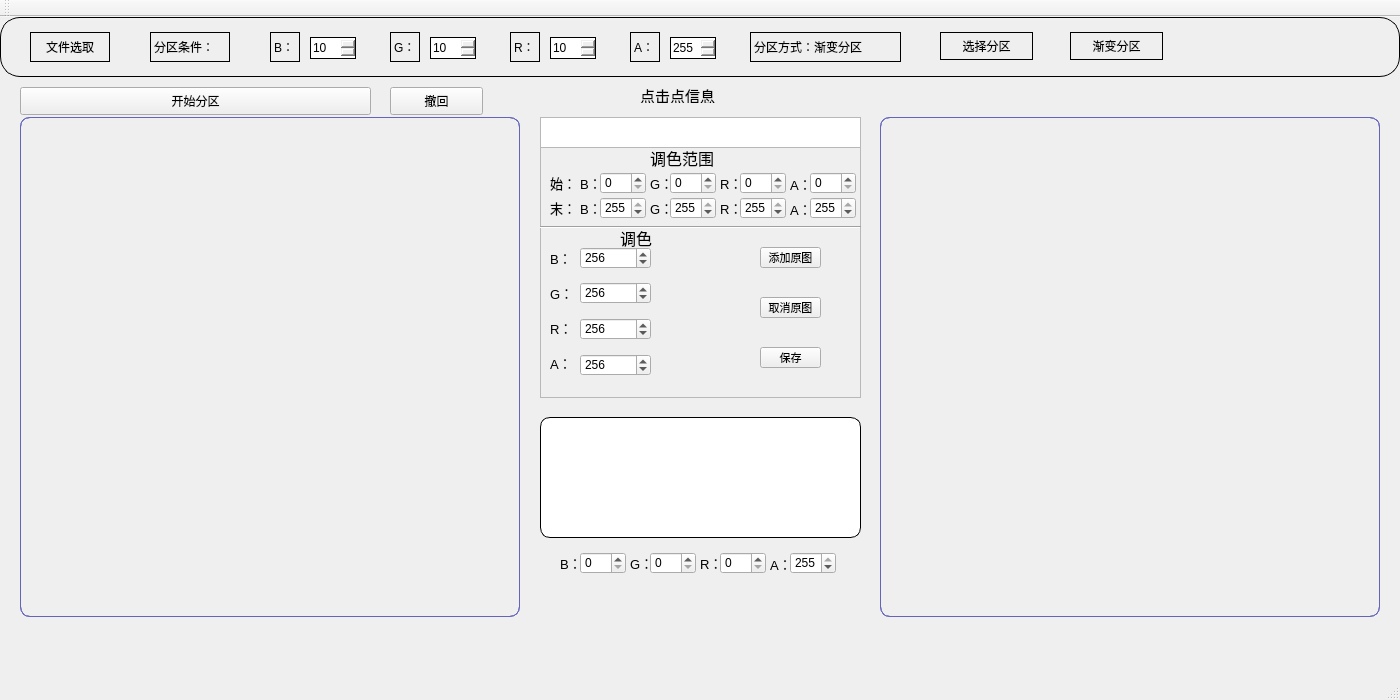
<?xml version="1.0" encoding="UTF-8"?>
<ui version="4.0">
 <class>MainWindow</class>
 <widget class="QMainWindow" name="MainWindow">
  <property name="geometry">
   <rect>
    <x>0</x>
    <y>0</y>
    <width>1400</width>
    <height>700</height>
   </rect>
  </property>
  <property name="windowTitle">
   <string>MainWindow</string>
  </property>
  <widget class="QWidget" name="centralWidget">
   <widget class="QFrame" name="frame">
    <property name="geometry">
     <rect>
      <x>20</x>
      <y>100</y>
      <width>500</width>
      <height>500</height>
     </rect>
    </property>
    <property name="styleSheet">
     <string notr="true">border-radius:10px;
border:1px solid rgb(100, 100,189)</string>
    </property>
    <property name="frameShape">
     <enum>QFrame::StyledPanel</enum>
    </property>
    <property name="frameShadow">
     <enum>QFrame::Raised</enum>
    </property>
    <widget class="QLabel" name="label">
     <property name="geometry">
      <rect>
       <x>0</x>
       <y>0</y>
       <width>500</width>
       <height>500</height>
      </rect>
     </property>
     <property name="text">
      <string/>
     </property>
    </widget>
   </widget>
   <widget class="QFrame" name="frame_2">
    <property name="geometry">
     <rect>
      <x>880</x>
      <y>100</y>
      <width>500</width>
      <height>500</height>
     </rect>
    </property>
    <property name="styleSheet">
     <string notr="true">border-radius:10px;
border:1px solid rgb(100, 100,189)</string>
    </property>
    <property name="frameShape">
     <enum>QFrame::StyledPanel</enum>
    </property>
    <property name="frameShadow">
     <enum>QFrame::Raised</enum>
    </property>
    <widget class="QLabel" name="label_2">
     <property name="geometry">
      <rect>
       <x>0</x>
       <y>0</y>
       <width>500</width>
       <height>500</height>
      </rect>
     </property>
     <property name="text">
      <string/>
     </property>
    </widget>
   </widget>
   <widget class="QFrame" name="frame_3">
    <property name="geometry">
     <rect>
      <x>0</x>
      <y>0</y>
      <width>1400</width>
      <height>60</height>
     </rect>
    </property>
    <property name="styleSheet">
     <string notr="true">border-radius:20px;
border:1px solid rgb(0, 0,0)</string>
    </property>
    <property name="frameShape">
     <enum>QFrame::StyledPanel</enum>
    </property>
    <property name="frameShadow">
     <enum>QFrame::Raised</enum>
    </property>
    <widget class="QPushButton" name="pushButton">
     <property name="geometry">
      <rect>
       <x>30</x>
       <y>15</y>
       <width>80</width>
       <height>30</height>
      </rect>
     </property>
     <property name="text">
      <string>文件选取</string>
     </property>
    </widget>
    <widget class="QLabel" name="label_3">
     <property name="geometry">
      <rect>
       <x>150</x>
       <y>15</y>
       <width>80</width>
       <height>30</height>
      </rect>
     </property>
     <property name="text">
      <string>分区条件：</string>
     </property>
    </widget>
    <widget class="QLabel" name="label_4">
     <property name="geometry">
      <rect>
       <x>270</x>
       <y>15</y>
       <width>30</width>
       <height>30</height>
      </rect>
     </property>
     <property name="text">
      <string>B：</string>
     </property>
    </widget>
    <widget class="QSpinBox" name="spinBox">
     <property name="geometry">
      <rect>
       <x>310</x>
       <y>20</y>
       <width>46</width>
       <height>22</height>
      </rect>
     </property>
     <property name="maximum">
      <number>255</number>
     </property>
     <property name="value">
      <number>10</number>
     </property>
    </widget>
    <widget class="QLabel" name="label_5">
     <property name="geometry">
      <rect>
       <x>390</x>
       <y>15</y>
       <width>30</width>
       <height>30</height>
      </rect>
     </property>
     <property name="text">
      <string>G：</string>
     </property>
    </widget>
    <widget class="QSpinBox" name="spinBox_2">
     <property name="geometry">
      <rect>
       <x>430</x>
       <y>20</y>
       <width>46</width>
       <height>22</height>
      </rect>
     </property>
     <property name="maximum">
      <number>255</number>
     </property>
     <property name="value">
      <number>10</number>
     </property>
    </widget>
    <widget class="QLabel" name="label_6">
     <property name="geometry">
      <rect>
       <x>510</x>
       <y>15</y>
       <width>30</width>
       <height>30</height>
      </rect>
     </property>
     <property name="text">
      <string>R：</string>
     </property>
    </widget>
    <widget class="QSpinBox" name="spinBox_3">
     <property name="geometry">
      <rect>
       <x>550</x>
       <y>20</y>
       <width>46</width>
       <height>22</height>
      </rect>
     </property>
     <property name="maximum">
      <number>255</number>
     </property>
     <property name="value">
      <number>10</number>
     </property>
    </widget>
    <widget class="QLabel" name="label_7">
     <property name="geometry">
      <rect>
       <x>630</x>
       <y>15</y>
       <width>30</width>
       <height>30</height>
      </rect>
     </property>
     <property name="text">
      <string>A：</string>
     </property>
    </widget>
    <widget class="QSpinBox" name="spinBox_4">
     <property name="geometry">
      <rect>
       <x>670</x>
       <y>20</y>
       <width>46</width>
       <height>22</height>
      </rect>
     </property>
     <property name="maximum">
      <number>255</number>
     </property>
     <property name="value">
      <number>255</number>
     </property>
    </widget>
    <widget class="QLabel" name="label_8">
     <property name="geometry">
      <rect>
       <x>750</x>
       <y>15</y>
       <width>151</width>
       <height>30</height>
      </rect>
     </property>
     <property name="text">
      <string>分区方式：渐变分区</string>
     </property>
    </widget>
    <widget class="QPushButton" name="pushButton_2">
     <property name="geometry">
      <rect>
       <x>940</x>
       <y>15</y>
       <width>93</width>
       <height>28</height>
      </rect>
     </property>
     <property name="text">
      <string>选择分区</string>
     </property>
    </widget>
    <widget class="QPushButton" name="pushButton_3">
     <property name="geometry">
      <rect>
       <x>1070</x>
       <y>15</y>
       <width>93</width>
       <height>28</height>
      </rect>
     </property>
     <property name="text">
      <string>渐变分区</string>
     </property>
    </widget>
   </widget>
   <widget class="QPushButton" name="pushButton_4">
    <property name="geometry">
     <rect>
      <x>20</x>
      <y>70</y>
      <width>351</width>
      <height>28</height>
     </rect>
    </property>
    <property name="text">
     <string>开始分区</string>
    </property>
   </widget>
   <widget class="QPushButton" name="pushButton_5">
    <property name="geometry">
     <rect>
      <x>390</x>
      <y>70</y>
      <width>93</width>
      <height>28</height>
     </rect>
    </property>
    <property name="text">
     <string>撤回</string>
    </property>
   </widget>
   <widget class="QLabel" name="label_9">
    <property name="geometry">
     <rect>
      <x>640</x>
      <y>70</y>
      <width>91</width>
      <height>16</height>
     </rect>
    </property>
    <property name="font">
     <font>
      <pointsize>11</pointsize>
     </font>
    </property>
    <property name="text">
     <string>点击点信息</string>
    </property>
   </widget>
   <widget class="QTextEdit" name="textEdit">
    <property name="geometry">
     <rect>
      <x>540</x>
      <y>100</y>
      <width>321</width>
      <height>31</height>
     </rect>
    </property>
   </widget>
   <widget class="QFrame" name="frame_4">
    <property name="geometry">
     <rect>
      <x>540</x>
      <y>130</y>
      <width>321</width>
      <height>251</height>
     </rect>
    </property>
    <property name="frameShape">
     <enum>QFrame::StyledPanel</enum>
    </property>
    <property name="frameShadow">
     <enum>QFrame::Raised</enum>
    </property>
    <widget class="QLabel" name="label_10">
     <property name="geometry">
      <rect>
       <x>110</x>
       <y>0</y>
       <width>91</width>
       <height>21</height>
      </rect>
     </property>
     <property name="font">
      <font>
       <pointsize>12</pointsize>
      </font>
     </property>
     <property name="text">
      <string>调色范围</string>
     </property>
    </widget>
    <widget class="QLabel" name="label_11">
     <property name="geometry">
      <rect>
       <x>10</x>
       <y>20</y>
       <width>31</width>
       <height>31</height>
      </rect>
     </property>
     <property name="font">
      <font>
       <pointsize>10</pointsize>
      </font>
     </property>
     <property name="text">
      <string>始：</string>
     </property>
    </widget>
    <widget class="QSpinBox" name="spinBox_11">
     <property name="geometry">
      <rect>
       <x>270</x>
       <y>50</y>
       <width>46</width>
       <height>22</height>
      </rect>
     </property>
     <property name="maximum">
      <number>255</number>
     </property>
     <property name="value">
      <number>255</number>
     </property>
    </widget>
    <widget class="QSpinBox" name="spinBox_12">
     <property name="geometry">
      <rect>
       <x>130</x>
       <y>50</y>
       <width>46</width>
       <height>22</height>
      </rect>
     </property>
     <property name="maximum">
      <number>255</number>
     </property>
     <property name="value">
      <number>255</number>
     </property>
    </widget>
    <widget class="QLabel" name="label_20">
     <property name="geometry">
      <rect>
       <x>180</x>
       <y>45</y>
       <width>21</width>
       <height>31</height>
      </rect>
     </property>
     <property name="font">
      <font>
       <pointsize>10</pointsize>
      </font>
     </property>
     <property name="text">
      <string>R：</string>
     </property>
    </widget>
    <widget class="QLabel" name="label_21">
     <property name="geometry">
      <rect>
       <x>40</x>
       <y>45</y>
       <width>21</width>
       <height>31</height>
      </rect>
     </property>
     <property name="font">
      <font>
       <pointsize>10</pointsize>
      </font>
     </property>
     <property name="text">
      <string>B：</string>
     </property>
    </widget>
    <widget class="QLabel" name="label_22">
     <property name="geometry">
      <rect>
       <x>250</x>
       <y>46</y>
       <width>21</width>
       <height>31</height>
      </rect>
     </property>
     <property name="font">
      <font>
       <pointsize>10</pointsize>
      </font>
     </property>
     <property name="text">
      <string>A：</string>
     </property>
    </widget>
    <widget class="QLabel" name="label_23">
     <property name="geometry">
      <rect>
       <x>10</x>
       <y>45</y>
       <width>31</width>
       <height>31</height>
      </rect>
     </property>
     <property name="font">
      <font>
       <pointsize>10</pointsize>
      </font>
     </property>
     <property name="text">
      <string>末：</string>
     </property>
    </widget>
    <widget class="QSpinBox" name="spinBox_13">
     <property name="geometry">
      <rect>
       <x>200</x>
       <y>50</y>
       <width>46</width>
       <height>22</height>
      </rect>
     </property>
     <property name="maximum">
      <number>255</number>
     </property>
     <property name="value">
      <number>255</number>
     </property>
    </widget>
    <widget class="QSpinBox" name="spinBox_14">
     <property name="geometry">
      <rect>
       <x>60</x>
       <y>50</y>
       <width>46</width>
       <height>22</height>
      </rect>
     </property>
     <property name="maximum">
      <number>255</number>
     </property>
     <property name="value">
      <number>255</number>
     </property>
    </widget>
    <widget class="QLabel" name="label_24">
     <property name="geometry">
      <rect>
       <x>110</x>
       <y>45</y>
       <width>21</width>
       <height>31</height>
      </rect>
     </property>
     <property name="font">
      <font>
       <pointsize>10</pointsize>
      </font>
     </property>
     <property name="text">
      <string>G：</string>
     </property>
    </widget>
    <widget class="QLabel" name="label_25">
     <property name="geometry">
      <rect>
       <x>80</x>
       <y>80</y>
       <width>51</width>
       <height>21</height>
      </rect>
     </property>
     <property name="font">
      <font>
       <pointsize>12</pointsize>
      </font>
     </property>
     <property name="text">
      <string>调色</string>
     </property>
    </widget>
    <widget class="QLabel" name="label_26">
     <property name="geometry">
      <rect>
       <x>10</x>
       <y>95</y>
       <width>21</width>
       <height>31</height>
      </rect>
     </property>
     <property name="font">
      <font>
       <pointsize>10</pointsize>
      </font>
     </property>
     <property name="text">
      <string>B：</string>
     </property>
    </widget>
    <widget class="QLabel" name="label_27">
     <property name="geometry">
      <rect>
       <x>10</x>
       <y>130</y>
       <width>21</width>
       <height>31</height>
      </rect>
     </property>
     <property name="font">
      <font>
       <pointsize>10</pointsize>
      </font>
     </property>
     <property name="text">
      <string>G：</string>
     </property>
    </widget>
    <widget class="QLabel" name="label_28">
     <property name="geometry">
      <rect>
       <x>10</x>
       <y>165</y>
       <width>21</width>
       <height>31</height>
      </rect>
     </property>
     <property name="font">
      <font>
       <pointsize>10</pointsize>
      </font>
     </property>
     <property name="text">
      <string>R：</string>
     </property>
    </widget>
    <widget class="QLabel" name="label_30">
     <property name="geometry">
      <rect>
       <x>10</x>
       <y>200</y>
       <width>21</width>
       <height>31</height>
      </rect>
     </property>
     <property name="font">
      <font>
       <pointsize>10</pointsize>
      </font>
     </property>
     <property name="text">
      <string>A：</string>
     </property>
    </widget>
    <widget class="QSpinBox" name="spinBox_15">
     <property name="geometry">
      <rect>
       <x>40</x>
       <y>100</y>
       <width>71</width>
       <height>22</height>
      </rect>
     </property>
     <property name="font">
      <font>
       <pointsize>9</pointsize>
      </font>
     </property>
     <property name="maximum">
      <number>512</number>
     </property>
     <property name="value">
      <number>256</number>
     </property>
    </widget>
    <widget class="Line" name="line">
     <property name="geometry">
      <rect>
       <x>0</x>
       <y>70</y>
       <width>321</width>
       <height>21</height>
      </rect>
     </property>
     <property name="orientation">
      <enum>Qt::Horizontal</enum>
     </property>
    </widget>
    <widget class="QSpinBox" name="spinBox_16">
     <property name="geometry">
      <rect>
       <x>40</x>
       <y>135</y>
       <width>71</width>
       <height>22</height>
      </rect>
     </property>
     <property name="font">
      <font>
       <pointsize>9</pointsize>
      </font>
     </property>
     <property name="maximum">
      <number>512</number>
     </property>
     <property name="value">
      <number>256</number>
     </property>
    </widget>
    <widget class="QSpinBox" name="spinBox_17">
     <property name="geometry">
      <rect>
       <x>40</x>
       <y>171</y>
       <width>71</width>
       <height>22</height>
      </rect>
     </property>
     <property name="font">
      <font>
       <pointsize>9</pointsize>
      </font>
     </property>
     <property name="maximum">
      <number>512</number>
     </property>
     <property name="value">
      <number>256</number>
     </property>
    </widget>
    <widget class="QSpinBox" name="spinBox_18">
     <property name="geometry">
      <rect>
       <x>40</x>
       <y>207</y>
       <width>71</width>
       <height>22</height>
      </rect>
     </property>
     <property name="font">
      <font>
       <pointsize>9</pointsize>
      </font>
     </property>
     <property name="maximum">
      <number>512</number>
     </property>
     <property name="value">
      <number>256</number>
     </property>
    </widget>
    <widget class="QPushButton" name="pushButton_7">
     <property name="geometry">
      <rect>
       <x>220</x>
       <y>150</y>
       <width>61</width>
       <height>21</height>
      </rect>
     </property>
     <property name="font">
      <font>
       <pointsize>8</pointsize>
      </font>
     </property>
     <property name="text">
      <string>取消原图</string>
     </property>
    </widget>
    <widget class="QPushButton" name="pushButton_8">
     <property name="geometry">
      <rect>
       <x>220</x>
       <y>200</y>
       <width>61</width>
       <height>21</height>
      </rect>
     </property>
     <property name="font">
      <font>
       <pointsize>8</pointsize>
      </font>
     </property>
     <property name="text">
      <string>保存</string>
     </property>
    </widget>
    <widget class="QPushButton" name="pushButton_9">
     <property name="geometry">
      <rect>
       <x>220</x>
       <y>100</y>
       <width>61</width>
       <height>21</height>
      </rect>
     </property>
     <property name="font">
      <font>
       <pointsize>8</pointsize>
      </font>
     </property>
     <property name="text">
      <string>添加原图</string>
     </property>
    </widget>
    <widget class="QLabel" name="label_12">
     <property name="geometry">
      <rect>
       <x>40</x>
       <y>20</y>
       <width>21</width>
       <height>31</height>
      </rect>
     </property>
     <property name="font">
      <font>
       <pointsize>10</pointsize>
      </font>
     </property>
     <property name="text">
      <string>B：</string>
     </property>
    </widget>
    <widget class="QLabel" name="label_13">
     <property name="geometry">
      <rect>
       <x>110</x>
       <y>20</y>
       <width>21</width>
       <height>31</height>
      </rect>
     </property>
     <property name="font">
      <font>
       <pointsize>10</pointsize>
      </font>
     </property>
     <property name="text">
      <string>G：</string>
     </property>
    </widget>
    <widget class="QLabel" name="label_18">
     <property name="geometry">
      <rect>
       <x>180</x>
       <y>20</y>
       <width>21</width>
       <height>31</height>
      </rect>
     </property>
     <property name="font">
      <font>
       <pointsize>10</pointsize>
      </font>
     </property>
     <property name="text">
      <string>R：</string>
     </property>
    </widget>
    <widget class="QSpinBox" name="spinBox_10">
     <property name="geometry">
      <rect>
       <x>270</x>
       <y>25</y>
       <width>46</width>
       <height>22</height>
      </rect>
     </property>
     <property name="maximum">
      <number>255</number>
     </property>
     <property name="value">
      <number>0</number>
     </property>
    </widget>
    <widget class="QSpinBox" name="spinBox_9">
     <property name="geometry">
      <rect>
       <x>200</x>
       <y>25</y>
       <width>46</width>
       <height>22</height>
      </rect>
     </property>
     <property name="maximum">
      <number>255</number>
     </property>
     <property name="value">
      <number>0</number>
     </property>
    </widget>
    <widget class="QSpinBox" name="spinBox_5">
     <property name="geometry">
      <rect>
       <x>60</x>
       <y>25</y>
       <width>46</width>
       <height>22</height>
      </rect>
     </property>
     <property name="maximum">
      <number>255</number>
     </property>
     <property name="value">
      <number>0</number>
     </property>
    </widget>
    <widget class="QLabel" name="label_19">
     <property name="geometry">
      <rect>
       <x>250</x>
       <y>21</y>
       <width>21</width>
       <height>31</height>
      </rect>
     </property>
     <property name="font">
      <font>
       <pointsize>10</pointsize>
      </font>
     </property>
     <property name="text">
      <string>A：</string>
     </property>
    </widget>
    <widget class="QSpinBox" name="spinBox_6">
     <property name="geometry">
      <rect>
       <x>130</x>
       <y>25</y>
       <width>46</width>
       <height>22</height>
      </rect>
     </property>
     <property name="maximum">
      <number>255</number>
     </property>
     <property name="value">
      <number>0</number>
     </property>
    </widget>
   </widget>
   <widget class="QLabel" name="label_29">
    <property name="geometry">
     <rect>
      <x>540</x>
      <y>400</y>
      <width>321</width>
      <height>121</height>
     </rect>
    </property>
    <property name="styleSheet">
     <string notr="true">background-color: rgba(255, 255, 255,255);
border-radius:10px;
border:1px solid rgb(0, 0,0)</string>
    </property>
    <property name="text">
     <string/>
    </property>
   </widget>
   <widget class="QLabel" name="label_31">
    <property name="geometry">
     <rect>
      <x>770</x>
      <y>531</y>
      <width>21</width>
      <height>31</height>
     </rect>
    </property>
    <property name="font">
     <font>
      <pointsize>10</pointsize>
     </font>
    </property>
    <property name="text">
     <string>A：</string>
    </property>
   </widget>
   <widget class="QLabel" name="label_14">
    <property name="geometry">
     <rect>
      <x>630</x>
      <y>530</y>
      <width>21</width>
      <height>31</height>
     </rect>
    </property>
    <property name="font">
     <font>
      <pointsize>10</pointsize>
     </font>
    </property>
    <property name="text">
     <string>G：</string>
    </property>
   </widget>
   <widget class="QLabel" name="label_32">
    <property name="geometry">
     <rect>
      <x>700</x>
      <y>530</y>
      <width>21</width>
      <height>31</height>
     </rect>
    </property>
    <property name="font">
     <font>
      <pointsize>10</pointsize>
     </font>
    </property>
    <property name="text">
     <string>R：</string>
    </property>
   </widget>
   <widget class="QSpinBox" name="spinBox_19">
    <property name="geometry">
     <rect>
      <x>790</x>
      <y>535</y>
      <width>46</width>
      <height>22</height>
     </rect>
    </property>
    <property name="maximum">
     <number>255</number>
    </property>
    <property name="value">
     <number>255</number>
    </property>
   </widget>
   <widget class="QSpinBox" name="spinBox_20">
    <property name="geometry">
     <rect>
      <x>720</x>
      <y>535</y>
      <width>46</width>
      <height>22</height>
     </rect>
    </property>
    <property name="maximum">
     <number>255</number>
    </property>
    <property name="value">
     <number>0</number>
    </property>
   </widget>
   <widget class="QSpinBox" name="spinBox_7">
    <property name="geometry">
     <rect>
      <x>580</x>
      <y>535</y>
      <width>46</width>
      <height>22</height>
     </rect>
    </property>
    <property name="maximum">
     <number>255</number>
    </property>
    <property name="value">
     <number>0</number>
    </property>
   </widget>
   <widget class="QSpinBox" name="spinBox_8">
    <property name="geometry">
     <rect>
      <x>650</x>
      <y>535</y>
      <width>46</width>
      <height>22</height>
     </rect>
    </property>
    <property name="maximum">
     <number>255</number>
    </property>
    <property name="value">
     <number>0</number>
    </property>
   </widget>
   <widget class="QLabel" name="label_15">
    <property name="geometry">
     <rect>
      <x>560</x>
      <y>530</y>
      <width>21</width>
      <height>31</height>
     </rect>
    </property>
    <property name="font">
     <font>
      <pointsize>10</pointsize>
     </font>
    </property>
    <property name="text">
     <string>B：</string>
    </property>
   </widget>
  </widget>
  <widget class="QMenuBar" name="menuBar">
   <property name="geometry">
    <rect>
     <x>0</x>
     <y>0</y>
     <width>1400</width>
     <height>26</height>
    </rect>
   </property>
  </widget>
  <widget class="QToolBar" name="mainToolBar">
   <attribute name="toolBarArea">
    <enum>TopToolBarArea</enum>
   </attribute>
   <attribute name="toolBarBreak">
    <bool>false</bool>
   </attribute>
  </widget>
  <widget class="QStatusBar" name="statusBar"/>
 </widget>
 <layoutdefault spacing="6" margin="11"/>
 <resources/>
 <connections/>
</ui>
